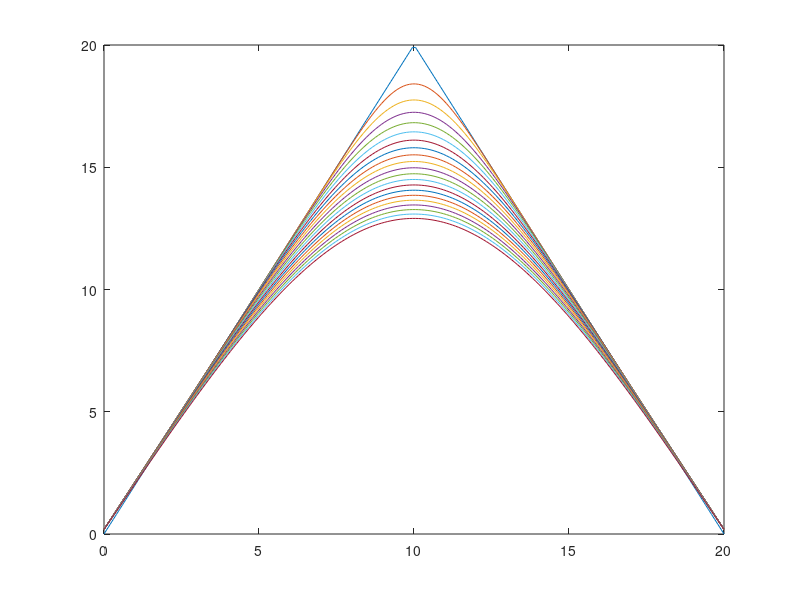

Recreate this plot in MATLAB.
%% Parameters
D = 0.1;
L = 10;
H_max_init = 20;

dx = 2*L/201;
C_D = 0.5;
dt = (dx^2)*C_D/D;

tf = 100;

%x1 = 0:dx:2*L;
x = linspace(0,2*L,202);
%t1 = 0:dt:tf;
t = linspace(0,tf,tf/dt + 1);

%% Pre-allocate solution
h = zeros(length(x),1);
h(x<L) = H_max_init*x(x<L)/L;
h(x>L) = H_max_init*(1-(x(x>L)-L)/L);

h_all = zeros(length(x),length(t));
h_all(:,1) = h;
%% Matrix
M = sparse(length(x),length(x));

for i = 1:length(x)
    for j = 1:length(x)
        if i==j
            M(i,j) = 1-2*C_D;
        else if i-1==j
            M(i,j) = C_D;
        else if i+1==j
            M(i,j) = C_D;
        end;end;end
    end
end

%spdiags is another way to do this without for loops

%% Run model!
for k = 1:length(t)-1
    hnew = M*h;
    
    h_all(:,k+1) = hnew;
    h = hnew;
end
%% Plot stuff
figure;plot(x,h_all(:,1:100:end))